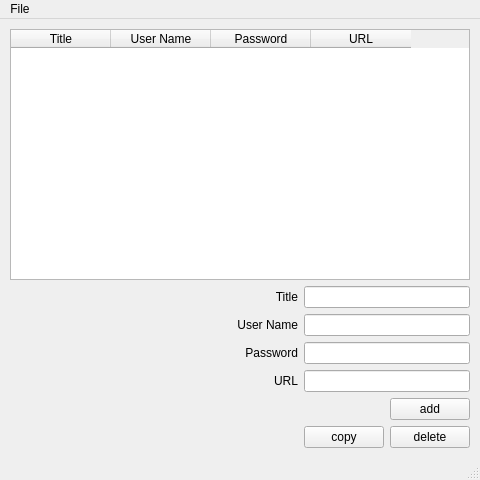
<?xml version="1.0" encoding="UTF-8"?>
<ui version="4.0">
 <class>MainWindow</class>
 <widget class="QMainWindow" name="MainWindow">
  <property name="geometry">
   <rect>
    <x>0</x>
    <y>0</y>
    <width>480</width>
    <height>480</height>
   </rect>
  </property>
  <property name="windowTitle">
   <string>muzzy404 password manager</string>
  </property>
  <widget class="QWidget" name="centralwidget">
   <layout class="QVBoxLayout" name="verticalLayout_2">
    <property name="leftMargin">
     <number>10</number>
    </property>
    <property name="topMargin">
     <number>10</number>
    </property>
    <property name="rightMargin">
     <number>10</number>
    </property>
    <property name="bottomMargin">
     <number>10</number>
    </property>
    <item>
     <widget class="QTableWidget" name="table_passwords">
      <column>
       <property name="text">
        <string>Title</string>
       </property>
      </column>
      <column>
       <property name="text">
        <string>User Name</string>
       </property>
      </column>
      <column>
       <property name="text">
        <string>Password</string>
       </property>
      </column>
      <column>
       <property name="text">
        <string>URL</string>
       </property>
      </column>
     </widget>
    </item>
    <item>
     <layout class="QGridLayout" name="gridLayout" rowstretch="0,0,0,0,0,0,0" columnstretch="3,1,1,1">
      <item row="0" column="1">
       <widget class="QLabel" name="label_title">
        <property name="text">
         <string>Title</string>
        </property>
        <property name="alignment">
         <set>Qt::AlignRight|Qt::AlignTrailing|Qt::AlignVCenter</set>
        </property>
       </widget>
      </item>
      <item row="1" column="1">
       <widget class="QLabel" name="label_username">
        <property name="text">
         <string>User Name</string>
        </property>
        <property name="alignment">
         <set>Qt::AlignRight|Qt::AlignTrailing|Qt::AlignVCenter</set>
        </property>
       </widget>
      </item>
      <item row="4" column="3">
       <widget class="QPushButton" name="button_add">
        <property name="text">
         <string>add</string>
        </property>
       </widget>
      </item>
      <item row="0" column="0">
       <spacer name="horizontalSpacer">
        <property name="orientation">
         <enum>Qt::Horizontal</enum>
        </property>
        <property name="sizeHint" stdset="0">
         <size>
          <width>40</width>
          <height>20</height>
         </size>
        </property>
       </spacer>
      </item>
      <item row="2" column="1">
       <widget class="QLabel" name="label_password">
        <property name="text">
         <string>Password</string>
        </property>
        <property name="alignment">
         <set>Qt::AlignRight|Qt::AlignTrailing|Qt::AlignVCenter</set>
        </property>
       </widget>
      </item>
      <item row="3" column="1">
       <widget class="QLabel" name="label_url">
        <property name="text">
         <string>URL</string>
        </property>
        <property name="alignment">
         <set>Qt::AlignRight|Qt::AlignTrailing|Qt::AlignVCenter</set>
        </property>
       </widget>
      </item>
      <item row="0" column="2" colspan="2">
       <widget class="QLineEdit" name="input_title"/>
      </item>
      <item row="1" column="2" colspan="2">
       <widget class="QLineEdit" name="input_username"/>
      </item>
      <item row="2" column="2" colspan="2">
       <widget class="QLineEdit" name="input_password"/>
      </item>
      <item row="3" column="2" colspan="2">
       <widget class="QLineEdit" name="input_url"/>
      </item>
      <item row="5" column="3">
       <widget class="QPushButton" name="button_delete">
        <property name="text">
         <string>delete</string>
        </property>
       </widget>
      </item>
      <item row="5" column="2">
       <widget class="QPushButton" name="button_copy">
        <property name="text">
         <string>copy</string>
        </property>
       </widget>
      </item>
     </layout>
    </item>
   </layout>
  </widget>
  <widget class="QMenuBar" name="menubar">
   <property name="geometry">
    <rect>
     <x>0</x>
     <y>0</y>
     <width>480</width>
     <height>21</height>
    </rect>
   </property>
   <widget class="QMenu" name="menuFile">
    <property name="title">
     <string>File</string>
    </property>
    <addaction name="action_new"/>
    <addaction name="action_exit"/>
   </widget>
   <addaction name="menuFile"/>
  </widget>
  <widget class="QStatusBar" name="statusbar"/>
  <action name="action_new">
   <property name="text">
    <string>New</string>
   </property>
  </action>
  <action name="action_exit">
   <property name="text">
    <string>Exit</string>
   </property>
  </action>
 </widget>
 <resources/>
 <connections/>
</ui>
